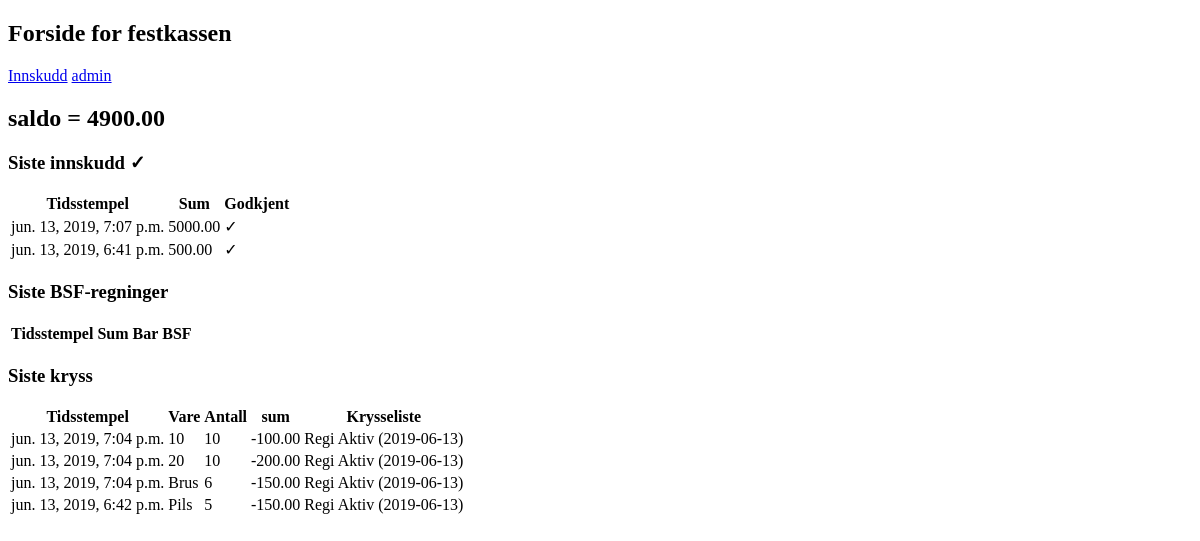
/intern/festkassen/ (signed in), run on an earlier commit of the app's database.
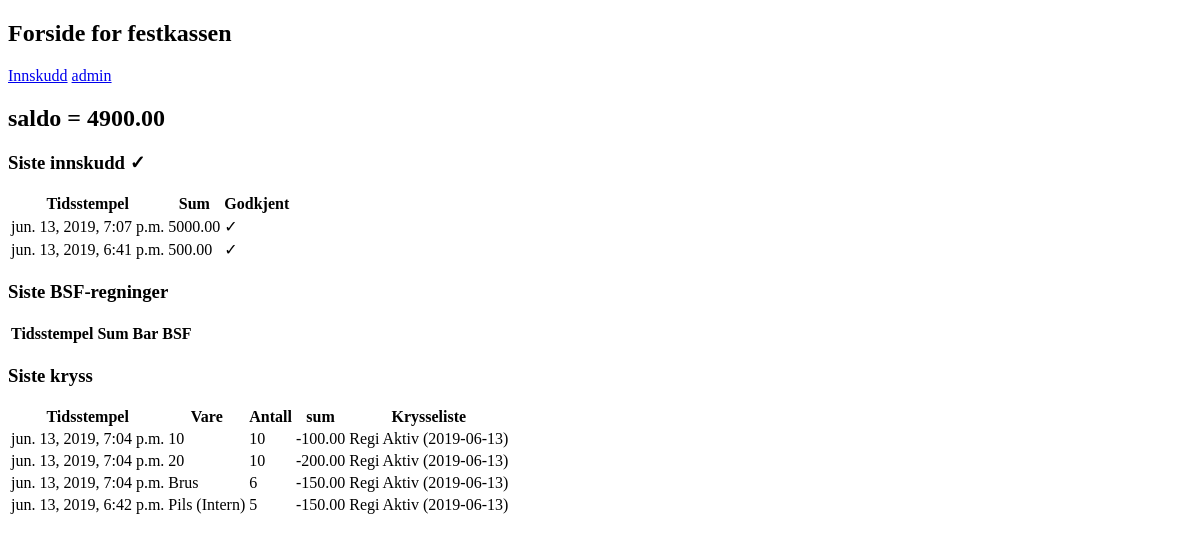
And on a later commit of the database.
### festkassen/models.py (models this page shows, shortened)
class Transaksjon(models.Model):
    tidsstempel = models.DateTimeField(default=timezone.now)
    festkassekonto = models.ForeignKey(Festkassekonto, on_delete=models.CASCADE)
    kommentar = models.CharField(max_length=200, blank=True, null=True)
    class Meta:
        abstract = True

class Kryss(Transaksjon):
    vare = models.ForeignKey(Vare, on_delete=models.CASCADE)
    antall = models.PositiveIntegerField()
    stykkpris = models.DecimalField(max_digits=9, decimal_places=2, default=0)
    krysseliste = models.ForeignKey(Krysseliste, on_delete=models.CASCADE)
    def sum(self):
        if self.vare.er_additiv:
            return self.antall*self.stykkpris
        else:
            return -self.antall*self.stykkpris
    class Meta:
        verbose_name_plural = "Kryss"

class Vare(models.Model):
    navn = models.CharField(max_length=50)
    beskrivelse = models.CharField(max_length=200, null=True, blank=True)
    standardpris = models.DecimalField(decimal_places=2, max_digits=7, default=0)
    prioritet = models.IntegerField(default=10,
                                    help_text= """
                                    Bestemmer hvilken kolonne varen skal stå i på en liste
                                    En lavere verdi vil putte varen lengre til venstre
                                    på en liste
                                    """)
    er_additiv = models.BooleanField(
        default=False,
        verbose_name="Er additiv",
        help_text="""Hvis denne boksen er krysset av
            vil prisen av varen LEGGES TIL festkassekontoens saldo.
            Dersom den ikke er krysset av vil prisen TREKKES FRA
            festkassekontoens saldo"""
    )
    class Meta:
        verbose_name_plural = "Varer"
    def __str__(self):
        return self.navn

class Krysseliste(models.Model):
    listedato = models.DateField(default=timezone.now)
    opprettet_av = models.ForeignKey(User, on_delete=models.CASCADE)
    type = models.ForeignKey(Krysselistetype, on_delete=models.CASCADE)
    class Meta:
        verbose_name_plural = "Krysselister"
    def __str__(self):
        return "%s (%s)" % (self.type, str(self.listedato))

class Krysselistetype(models.Model):
    navn = models.CharField(max_length=100)
    beskrivelse = models.CharField(max_length=200, blank=True, null=True)
    festkassekontoer_paa_lista = models.ManyToManyField(Festkassekonto)
    varer = models.ManyToManyField(Vare)
    class Meta:
        verbose_name_plural = "Krysselistetyper"
    def __str__(self):
        return self.navn

### festkassen/views/offentlig.py (the view)
# urls.py: path('', views.forside, name='forside'),
@login_required
@user_passes_test(har_brukeren_festkassekonto)
def forside(request):
    festkassekonto = Festkassekonto.objects.get(regiweb_bruker=request.user)
    innskudd = Innskudd.objects.filter(festkassekonto=festkassekonto).order_by('-tidsstempel')
    bsf_regninger = BSFregning.objects.filter(festkassekonto=festkassekonto).order_by('-tidsstempel')
    kryss = Kryss.objects.filter(festkassekonto=festkassekonto).order_by('-tidsstempel')
    saldo = festkassekonto.saldo()
    context = {
        'innskudd': innskudd,
        'bsf_regninger': bsf_regninger,
        'kryss': kryss,
        'saldo': saldo
    }
    return render(request, 'festkassen/forside.html', context)

### festkassen/models.py (called while the page is built)
    def saldo(self):
        kryss = Kryss.objects.filter(festkassekonto=self)
        innskudd = Innskudd.objects.filter(festkassekonto=self).filter(godkjent=True)
        transaksjoner = itertools.chain(kryss, innskudd)
        saldo = sum([transaksjon.sum() for transaksjon in transaksjoner])
        return saldo

    def sum(self):
        return self.belop

### festkassen/views/admin.py (called while the page is built)
def har_brukeren_festkassekonto(user):
    return Festkassekonto.objects.filter(regiweb_bruker=user).exists()

### templates/festkassen/forside.html (shortened to what this page needs)
<!DOCTYPE html>
<html lang="en">
<head>
</head>
<body>
    <h2>Forside for festkassen</h2>
    <a href="{% url 'festkassen:innskudd' %}">Innskudd</a>
    <a href="{% url 'festkassen:admin' %}">admin</a>
    <h2>saldo = {{ saldo }}</h2>
    <h3> Siste innskudd &#10003</h3>
    <table>
        <tr>
            <th>Tidsstempel</th>
            <th>Sum</th>
            <th>Godkjent</th>
        </tr>
        {% for i in innskudd %}
            <tr>
                <td>{{ i.tidsstempel }}</td>
                <td>{{ i.sum }}</td>
                <td>
                    {% if i.godkjent %}
                        &#10003
                    {% else %}
                        &#10060
                    {% endif %}
                </td>
            </tr>
        {% endfor %}
    </table>
    <h3> Siste BSF-regninger </h3>
    <table>
        <tr>
            <th>Tidsstempel</th>
            <th>Sum</th>
            <th>Bar</th>
            <th>BSF</th>
        </tr>
    </table>
    <h3> Siste kryss </h3>
    <table>
        <tr>
            <th>Tidsstempel</th>
            <th>Vare</th>
            <th>Antall</th>
            <th>sum</th>
            <th>Krysseliste</th>
        </tr>
        {% for i in kryss %}
            <tr>
                <td>{{ i.tidsstempel }}</td>
                <td>{{ i.vare }}</td>
                <td>{{ i.antall }}</td>
                <td>{{ i.sum }}</td>
                <td>{{ i.krysseliste }}</td>
            </tr>
        {% endfor %}
    </table>
</body>
</html>

What changed in the data, as far as the page shows it:
changed through a linked row, Kryss: vare "Pils" → "Pils (Intern)"
